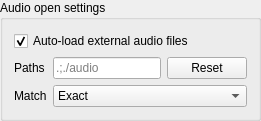
            <widget class="QGroupBox" name="audioAutoloadBox">
             <property name="title">
              <string>Audio open settings</string>
             </property>
             <layout class="QFormLayout" name="audioAutoloadBoxLayout">
              <item row="0" column="0" colspan="2">
               <widget class="QCheckBox" name="audioAutoloadExternal">
                <property name="text">
                 <string>Auto-load external audio files</string>
                </property>
                <property name="checked">
                 <bool>true</bool>
                </property>
               </widget>
              </item>
              <item row="1" column="0">
               <widget class="QLabel" name="audioAutoloadPathLabel">
                <property name="text">
                 <string>Paths</string>
                </property>
               </widget>
              </item>
              <item row="1" column="1">
               <layout class="QHBoxLayout" name="audioAutoloadPathLayout">
                <item>
                 <widget class="QLineEdit" name="audioAutoloadPath">
                  <property name="placeholderText">
                   <string notr="true">.;./audio</string>
                  </property>
                 </widget>
                </item>
                <item>
                 <widget class="QPushButton" name="audioAutoloadPathReset">
                  <property name="text">
                   <string>Reset</string>
                  </property>
                 </widget>
                </item>
               </layout>
              </item>
              <item row="2" column="0">
               <widget class="QLabel" name="audioAutoloadMatchLabel">
                <property name="text">
                 <string>Match</string>
                </property>
               </widget>
              </item>
              <item row="2" column="1">
               <widget class="QComboBox" name="audioAutoloadMatch">
                <property name="currentIndex">
                 <number>0</number>
                </property>
                <item>
                 <property name="text">
                  <string>Exact</string>
                 </property>
                </item>
                <item>
                 <property name="text">
                  <string>Fuzzy</string>
                 </property>
                </item>
                <item>
                 <property name="text">
                  <string>All</string>
                 </property>
                </item>
               </widget>
              </item>
             </layout>
            </widget>
